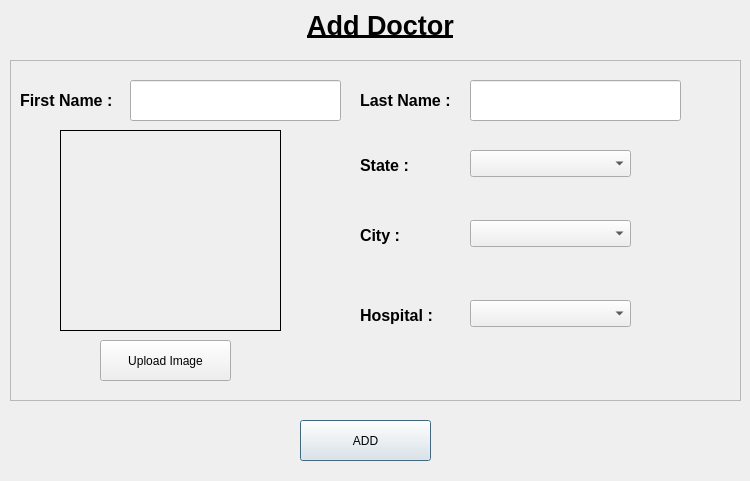
<?xml version="1.0" encoding="UTF-8"?>
<ui version="4.0">
 <class>addDoctor</class>
 <widget class="QDialog" name="addDoctor">
  <property name="geometry">
   <rect>
    <x>0</x>
    <y>0</y>
    <width>750</width>
    <height>481</height>
   </rect>
  </property>
  <property name="windowTitle">
   <string/>
  </property>
  <widget class="QLabel" name="title">
   <property name="geometry">
    <rect>
     <x>250</x>
     <y>0</y>
     <width>261</width>
     <height>51</height>
    </rect>
   </property>
   <property name="text">
    <string>&lt;html&gt;&lt;head/&gt;&lt;body&gt;&lt;p align=&quot;center&quot;&gt;&lt;span style=&quot; font-size:20pt; font-weight:600; text-decoration: underline;&quot;&gt;Add Doctor&lt;/span&gt;&lt;/p&gt;&lt;/body&gt;&lt;/html&gt;</string>
   </property>
  </widget>
  <widget class="QPushButton" name="addButton">
   <property name="geometry">
    <rect>
     <x>300</x>
     <y>420</y>
     <width>131</width>
     <height>41</height>
    </rect>
   </property>
   <property name="text">
    <string>ADD</string>
   </property>
  </widget>
  <widget class="QFrame" name="frame">
   <property name="geometry">
    <rect>
     <x>10</x>
     <y>60</y>
     <width>731</width>
     <height>341</height>
    </rect>
   </property>
   <property name="styleSheet">
    <string notr="true"/>
   </property>
   <property name="frameShape">
    <enum>QFrame::StyledPanel</enum>
   </property>
   <property name="frameShadow">
    <enum>QFrame::Raised</enum>
   </property>
   <widget class="QLabel" name="firstNameLabel">
    <property name="geometry">
     <rect>
      <x>10</x>
      <y>20</y>
      <width>121</width>
      <height>41</height>
     </rect>
    </property>
    <property name="text">
     <string>&lt;html&gt;&lt;head/&gt;&lt;body&gt;&lt;p&gt;&lt;span style=&quot; font-size:12pt; font-weight:600;&quot;&gt;First Name : &lt;/span&gt;&lt;/p&gt;&lt;/body&gt;&lt;/html&gt;</string>
    </property>
   </widget>
   <widget class="QLineEdit" name="firstName">
    <property name="geometry">
     <rect>
      <x>120</x>
      <y>20</y>
      <width>211</width>
      <height>41</height>
     </rect>
    </property>
   </widget>
   <widget class="QPushButton" name="uploadImage">
    <property name="geometry">
     <rect>
      <x>90</x>
      <y>280</y>
      <width>131</width>
      <height>41</height>
     </rect>
    </property>
    <property name="text">
     <string>Upload Image</string>
    </property>
   </widget>
   <widget class="QWidget" name="widget" native="true">
    <property name="geometry">
     <rect>
      <x>50</x>
      <y>70</y>
      <width>221</width>
      <height>201</height>
     </rect>
    </property>
    <property name="autoFillBackground">
     <bool>false</bool>
    </property>
    <property name="styleSheet">
     <string notr="true">image: url(:/doctor_icon.png);
border-style:solid;
border-width:1px;
border-color: rgb(0, 0, 0);</string>
    </property>
   </widget>
   <widget class="QLabel" name="lastNameLabel">
    <property name="geometry">
     <rect>
      <x>350</x>
      <y>20</y>
      <width>111</width>
      <height>41</height>
     </rect>
    </property>
    <property name="text">
     <string>&lt;html&gt;&lt;head/&gt;&lt;body&gt;&lt;p&gt;&lt;span style=&quot; font-size:12pt; font-weight:600;&quot;&gt;Last Name : &lt;/span&gt;&lt;/p&gt;&lt;/body&gt;&lt;/html&gt;</string>
    </property>
   </widget>
   <widget class="QLineEdit" name="lastName">
    <property name="geometry">
     <rect>
      <x>460</x>
      <y>20</y>
      <width>211</width>
      <height>41</height>
     </rect>
    </property>
   </widget>
   <widget class="QLabel" name="stateLabel">
    <property name="geometry">
     <rect>
      <x>350</x>
      <y>90</y>
      <width>111</width>
      <height>31</height>
     </rect>
    </property>
    <property name="text">
     <string>&lt;html&gt;&lt;head/&gt;&lt;body&gt;&lt;p&gt;&lt;span style=&quot; font-size:12pt; font-weight:600;&quot;&gt;State : &lt;/span&gt;&lt;/p&gt;&lt;/body&gt;&lt;/html&gt;</string>
    </property>
   </widget>
   <widget class="QLabel" name="cityLabel">
    <property name="geometry">
     <rect>
      <x>350</x>
      <y>160</y>
      <width>111</width>
      <height>31</height>
     </rect>
    </property>
    <property name="text">
     <string>&lt;html&gt;&lt;head/&gt;&lt;body&gt;&lt;p&gt;&lt;span style=&quot; font-size:12pt; font-weight:600;&quot;&gt;City : &lt;/span&gt;&lt;/p&gt;&lt;/body&gt;&lt;/html&gt;</string>
    </property>
   </widget>
   <widget class="QLabel" name="hospitalLabel">
    <property name="geometry">
     <rect>
      <x>350</x>
      <y>240</y>
      <width>111</width>
      <height>31</height>
     </rect>
    </property>
    <property name="text">
     <string>&lt;html&gt;&lt;head/&gt;&lt;body&gt;&lt;p&gt;&lt;span style=&quot; font-size:12pt; font-weight:600;&quot;&gt;Hospital : &lt;/span&gt;&lt;/p&gt;&lt;/body&gt;&lt;/html&gt;</string>
    </property>
   </widget>
   <widget class="QComboBox" name="stateComboBox">
    <property name="geometry">
     <rect>
      <x>460</x>
      <y>90</y>
      <width>161</width>
      <height>27</height>
     </rect>
    </property>
   </widget>
   <widget class="QComboBox" name="cityComboBox">
    <property name="geometry">
     <rect>
      <x>460</x>
      <y>160</y>
      <width>161</width>
      <height>27</height>
     </rect>
    </property>
   </widget>
   <widget class="QComboBox" name="hospitalComboBox">
    <property name="geometry">
     <rect>
      <x>460</x>
      <y>240</y>
      <width>161</width>
      <height>27</height>
     </rect>
    </property>
   </widget>
  </widget>
 </widget>
 <resources>
  <include location="../../../../Images/img.qrc"/>
 </resources>
 <connections/>
</ui>
